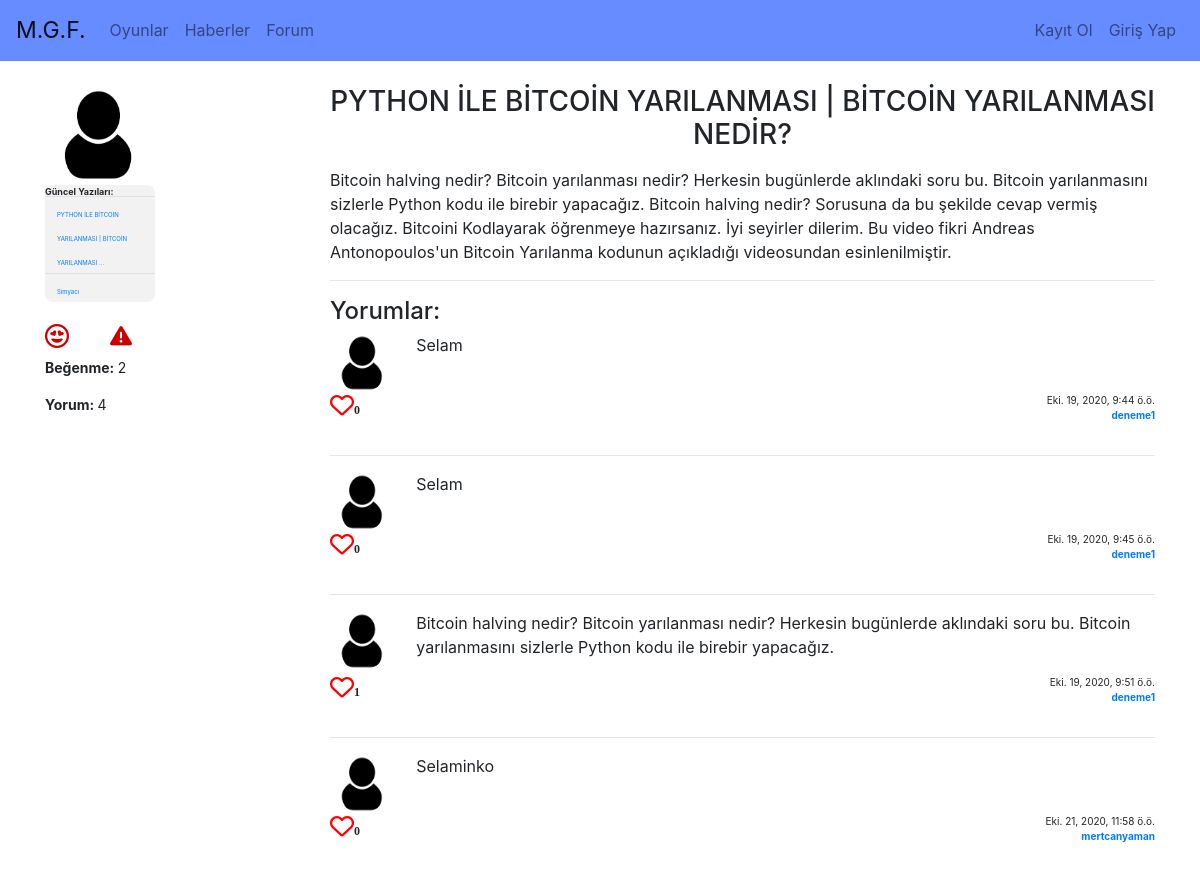
The page /forum/detail/12 on the database its author committed.
### forum/models.py (models this page shows)
class Forum(models.Model):
    soran= models.ForeignKey("auth.User", on_delete=models.CASCADE)
    title=models.CharField(
        max_length=200,
        verbose_name="Başlık",
    )
    oyun=models.CharField(
        max_length=70,
        verbose_name="Oyun ismi",
        blank=True,
        null=True,
    )
    sorulanTarih=models.DateTimeField(
        verbose_name="Doğum Günü",
        auto_now=True,
    )
    soru=RichTextField()
    BegenmeSayısı=models.CharField(
        max_length=100,
        default=0,
    )
    YorumSayısı=models.CharField(
        max_length=100,
        default=0
    )

class Yorumforum(models.Model):
    yorumYapan=models.ForeignKey("auth.User", on_delete=models.CASCADE)
    yorumForm= models.ForeignKey(Forum, on_delete=models.CASCADE)
    dateyorum= models.DateTimeField(
        verbose_name="Yorum Tarih",
        auto_now=True,
    )
    yorum= models.CharField(
        max_length=400,
        verbose_name="Yorumu"
    )

### forum/views.py (the view)
# urls.py: path("detail/<int:id>", views.viewForum ,name="viewForum" ),
def viewForum(request, id):
    if request.method=="POST":
        form=addYorumForm(request.POST)
        formreport=addReportForm()
        try:
            if form.is_valid():
                formm=form.save(commit=False)
                formm.yorumYapan=request.user
                formm.yorumForm=Forum.objects.filter(id=id).first()
                formm.save()
                kontrol=Forum.objects.filter(id=id).first()
                sayı=kontrol.YorumSayısı
                sayı=int(sayı)+1
                kontrol.YorumSayısı=sayı
                kontrol.save()
                messages.success(request,"Yorum eklendi.")
            formbos=addYorumForm()
            soru=get_object_or_404(Forum, id=id)
            yazar=Forum.objects.filter(soran_id= soru.soran_id)[:5:-1]
            yorumlar=Yorumforum.objects.filter(yorumForm=id)
            liste=list()
            listekisi=list()
            for yorumm in Yorumforum.objects.filter(yorumForm=id):
                liste.append(LikeYorum.objects.filter(yorum=yorumm).count())
                if yorumm.yorumYapan == request.user:
                    listekisi.append(1)
                else:
                    listekisi.append(0)
            zipp=zip(yorumlar, liste,listekisi)
            toplamBegenme=LikeForum.objects.filter(like=id).count()
            toplamYorum=Yorumforum.objects.filter(yorumForm_id=id).count()
            context={
                "soru":soru,
                "yazar": yazar,
                "form":formbos,
                "formreport":formreport,
                "yorumlar":zipp,
                "toplamBegenme":toplamBegenme,
                "toplamYorum":toplamYorum
            }
            return render(request,"detailforum.html", context)
        except:
            messages.info(request,"Mallesef forum bulunamadı.")
            return redirect("/forum")
    else:
        form=addYorumForm()
        formreport=addReportForm()
        try:
            soru=get_object_or_404(Forum, id=id)
            yazar=Forum.objects.filter(soran_id= soru.soran_id)[:5:-1]
            yorumlar=Yorumforum.objects.filter(yorumForm=id)
            liste=list()
            listekisi=list()
            for yorumm in Yorumforum.objects.filter(yorumForm=id):
                liste.append(LikeYorum.objects.filter(yorum=yorumm).count())
                if yorumm.yorumYapan == request.user:
                    listekisi.append(1)
                else:
                    listekisi.append(0)
            zipp=zip(yorumlar, liste,listekisi)
            toplamBegenme=LikeForum.objects.filter(like=id).count()
            toplamYorum=Yorumforum.objects.filter(yorumForm_id=id).count()
            context={
                "soru":soru,
                "yazar": yazar,
                "form":form,
                "formreport":formreport,
                "yorumlar":zipp,
                "toplamBegenme":toplamBegenme,
                "toplamYorum":toplamYorum
            }
            return render(request,"detailforum.html", context)
        except:
            messages.info(request,"Mallesef forum bulunamadı.")
            return redirect("/forum")

### templates/detailforum.html (shortened to what this page needs)
{% extends 'anaSayfa.html' %}
{% load static %}
{% load crispy_forms_tags %}
{% block body %}
<div class="row">
    <div class="col-3" style="height:500px;">
        {% if soru.soran.profil.user_image %}
            <a href="/user/profil/{{soru.soran.id}}"><img class="img-fluid" style="width:100px; height:100px; border-radius:8px;" src="{{soru.soran.profil.user_image.url}}"></a>
            <div class="zoom">
                <div>
                    <p style="font-size:9px"><strong>Güncel Yazıları:</strong></p>
                </div>
                <div style="margin-top:-18px;">
                <table class="table" >
                    <tbody >
                        {% for yazar in yazar %}
                            <tr >
                                <td ><p style=" margin-top:-10px; margin-bottom:-10px;"><a style="font-size:6px;" href="/forum/detail/{{yazar.id}}">{{yazar.title|truncatewords:7}}</a></p></td>
                            </tr>
                        {% endfor %}
                    </tbody>
                </table>
                </div>
            </div>
        {% else %}
            <a href="/user/profil/{{soru.soran.id}}"><img class="img-fluid" style="width:100px; height:100px;" src="{% static 'kullanıcıimg.png'%}"></a>
            <div class="zoom">
                <div>
                    <p style="font-size:9px"><strong>Güncel Yazıları:</strong></p>
                </div>
                <div style="margin-top:-18px;">
                <table class="table" >
                    <tbody >
                        {% for yazar in yazar %}
                            <tr >
                                <td ><p style=" margin-top:-10px; margin-bottom:-10px;"><a style="font-size:6px;" href="/forum/detail/{{yazar.id}}">{{yazar.title|truncatewords:7}}</a></p></td>
                            </tr>
                        {% endfor %}
                    </tbody>
                </table>
                </div>
            </div>
        {% endif %}
        <div class="d-flex justify-content-between" style="max-width:100px;">
            <a href="/forum/detail/like/{{soru.id}}"><i class='far fa-grin-hearts' style="font-size:24px; margin-top:6px; color:#cc0000" title="Beğen"></i></a>
            <a type="button" class="btn" data-toggle="modal" style="color:#e6e6e6" data-target="#myModal"><i title="Report" class="fas fa-exclamation-triangle" style="font-size:22px; color:#cc0000"></i></a>
        </div>
        <div>
            <p style="font-size:14px;"><strong>Beğenme: </strong>{{toplamBegenme}}</p>
            <p style="font-size:14px;"><strong>Yorum: </strong>{{toplamYorum}}</p>
        </div>
    </div>
    <div class="col-9" style="  height:500px;">
        <div>
            <h3 class="text-center">{{soru.title}}</h3>
            <p> {{soru.soru|safe}}</p>
        </div>
        <hr>
        <div>
            <h4>Yorumlar:</h4>
            <div>
                {% for yorum,begeni, update in yorumlar %}
                    <div class="row">
                        <div class="col-1" >
                            {% if yorum.yorumYapan.profil.user_image %}
                                <a href="/user/profil/{{yorum.yorumYapan.id}}"><img style="width:60px; height:60px" class="rounded-circle" src="{{yorum.yorumYapan.profil.user_image.url}}"></a>
                            {% else %}
                                <a href="/user/profil/{{yorum.yorumYapan.id}}"><img style="width:60px; height:60px" class="rounded-circle" src="{% static 'kullanıcıimg.png'%}"></a>
                            {% endif %}
                        </div>
                        {% if update == 1 %}
                            <div class="col-10">
                                <p class="container">{{yorum.yorum}}</p>
                            </div>
                            <div class="col-1">
                                <a href="/forum/detail/deleteyorum/{{yorum.id}}"><i title="Sil" class="fas fa-wrench" style="font-size:18px; color:red"></i></a>
                            </div>
                        {% else %}
                            <div class="col-11">
                                <p class="container">{{yorum.yorum}}</p>
                            </div>
                        {% endif %}
                    </div>
                    <div class="row">
                        <div class="col-2">
                            <a href="/forum/detail/favYorum/{{yorum.id}}"><i class="far fa-heart" style="font-size:24px; color:red;"></i></a><strong style="font-size:12px; font-family:fantasy;">{{begeni}}</strong>
                        </div>
                        <div class="col-10 text-right">
                            <p style="font-size:10px;">{{yorum.dateyorum}}<br><strong style="color:#668cff"><a href="/user/profil/{{yorum.yorumYapan.id}}">{{yorum.yorumYapan}}</a></strong></p>
                        </div>
                    </div>
                    <hr>
                {% endfor %}
            </div>
        </div>
    </div>
</div>
{% endblock body %}

### rows shown on the page
Forum: title "PYTHON İLE BİTCOİN YARILANMASI | BİTCOİN YARILANMASI …", title "PYTHON İLE BİTCOİN YARILANMASI | BİTCOİN YARILANMASI NEDİR?", soru "Bitcoin halving nedir? Bitcoin yarılanması nedir? Herkesin bugünlerde aklındaki soru bu. Bitcoin yarılanmasını sizlerle Python kodu ile birebir yapacağız. Bitcoin halving nedir? Sorusuna da bu şekilde cevap vermiş olacağız. Bitcoini Kodlayarak öğrenmeye hazırsanız. İyi seyirler dilerim. Bu video fikri Andreas Antonopoulos'un Bitcoin Yarılanma kodunun açıkladığı videosundan esinlenilmiştir."
Forum: title "Simyacı"
Yorumforum: yorum "Selam", begeni "0", dateyorum "Eki. 19, 2020, 9:44 ö.ö.", yorumYapan "deneme1"
Yorumforum: yorum "Selam", begeni "0", dateyorum "Eki. 19, 2020, 9:45 ö.ö.", yorumYapan "deneme1"
Yorumforum: yorum "Bitcoin halving nedir? Bitcoin yarılanması nedir? Herkesin bugünlerde aklındaki soru bu. Bitcoin yarılanmasını sizlerle Python kodu ile birebir yapacağız.", begeni "1", dateyorum "Eki. 19, 2020, 9:51 ö.ö.", yorumYapan "deneme1"
Yorumforum: yorum "Selaminko", begeni "0", dateyorum "Eki. 21, 2020, 11:58 ö.ö.", yorumYapan "mertcanyaman"

### other values the page prints
{{ toplamBegenme }} "2"
{{ toplamYorum }} "4"
